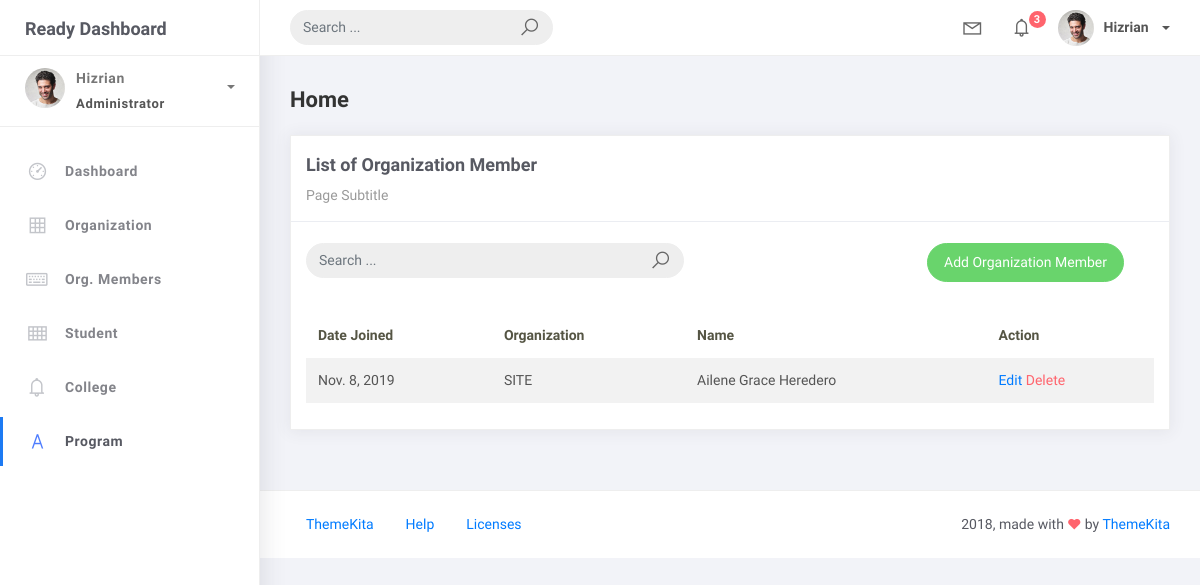
Before: /orgmember_list with the older database file.
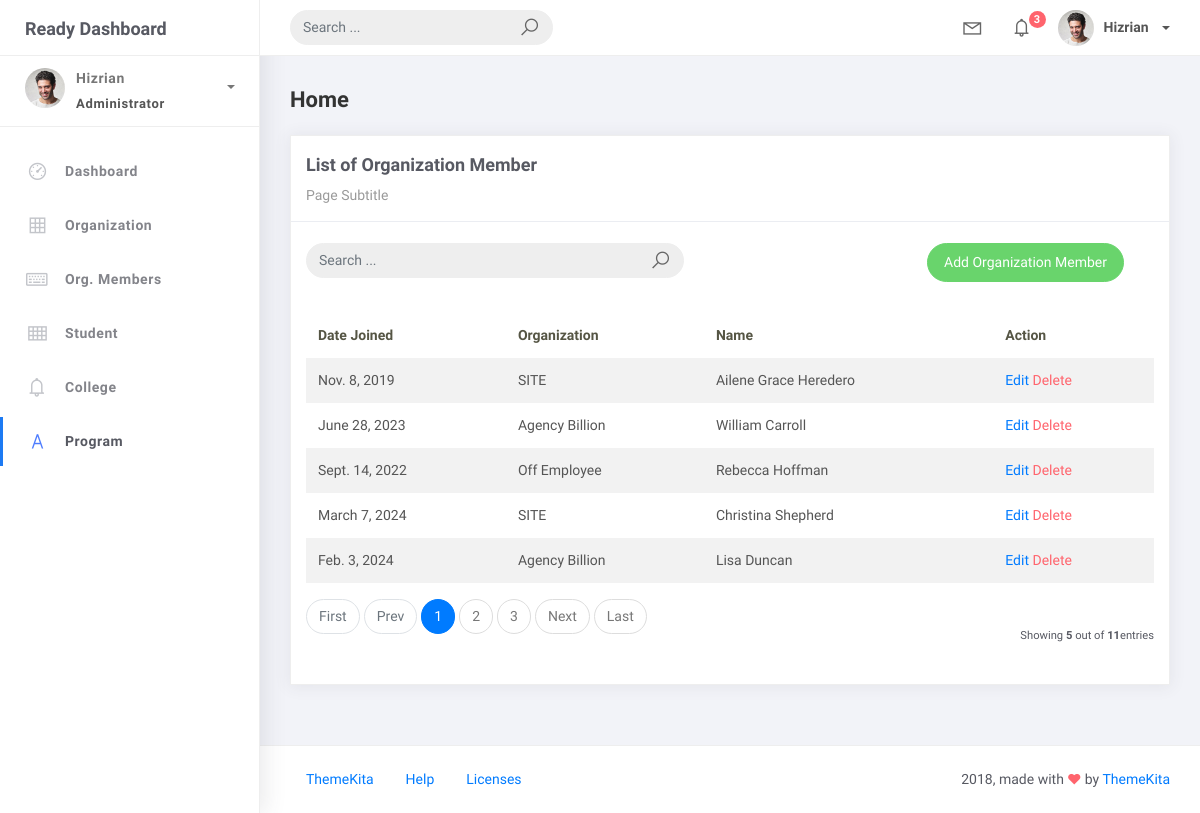
After: the same page with the newer database file.
### studentorg/models.py (models this page shows, shortened)
class BaseModel(models.Model):
    created_at = models.DateTimeField(auto_now_add=True, db_index=True)
    updated_at = models.DateTimeField(auto_now=True)
    class Meta:
        abstract = True

class OrgMember(BaseModel):
    student = models.ForeignKey(Student, on_delete=models.CASCADE)
    organization = models.ForeignKey(Organization, on_delete = models.CASCADE)
    date_joined = models.DateField()

class Organization(BaseModel):
    name = models.CharField(max_length=250)
    college = models.ForeignKey(
        College, null=True, blank=True, on_delete=models.CASCADE)
    description = models.CharField(max_length=500)

class Student(BaseModel):
    student_id = models.CharField(max_length=15)
    lastname = models.CharField(max_length=25)
    firstname = models.CharField(max_length=25)
    middlename = models.CharField(max_length=25, blank=True, null=True)
    program= models.ForeignKey(Program, on_delete = models.CASCADE)

### studentorg/views.py (the view)
# urls.py: path('orgmember_list', OrgMemberList.as_view(), name='orgmember-list'),
class OrgMemberList(ListView):
    model = OrgMember
    context_object_name = 'orgmember'
    template_name  = 'orgmember_list.html'
    paginate_by = 5
    def get_context_data(self, **kwargs):
        context = super().get_context_data(**kwargs)
        context['organization_list'] = Organization.objects.all()
        return context
    def get_queryset(self, *args, **kwargs):
         qs = super(OrgMemberList, self).get_queryset(*args, **kwargs)
         if self.request.GET.get("q") != None:
             query = self.request.GET.get('q')
             qs = qs = qs.filter(Q(date_joined__icontains=query) |
                           Q(organization__name__icontains=query) | Q(student__firstname__icontains=query) | Q(student__lastname__icontains=query))
         return qs

### templates/orgmember_list.html
{% extends 'base.html' %} {%load static %} {% block content %}
<div class="content">
    <div class="container-fluid">
        <h4 class="page-title">Home</h4>
        <div class="row">
            <div class="col-md-12">
                <div class="card">
                    <div class="card-header">
                        <div class="card-title">List of Organization Member</div>
                        <div class="card-category">Page Subtitle</div>
                    </div>
                    <br />
                    <div class="col-md-12 row">
                        <div class="col-md-6">
                            <form class="navbar-left navbar-form nav-search mr-md-3"
                                action="{% url 'orgmember-list' %}">
                                <div class="input-group">
                                    <input type="text" placeholder="Search ..." class="form-control" name="q" />
                                    <div class="input-group-append">
                                        <span class="input-group-text">
                                            <i class="la la-search search-icon"></i>
                                        </span>
                                    </div>
                                </div>
                            </form>
                        </div>
                        <div class="col-md-6">
                            <div class="pull-right">
                                <a href="{% url 'orgmember-add' %}" class="btn btn-success btn-rounded">Add Organization
                                    Member</a>
                            </div>
                        </div>
                    </div>
                    <div class="card-body">
                        <table class="table table-striped mt-3">
                            <thead>
                                <tr>
                                    <th scope="col">Date Joined</th>
                                    <th scope="col">Organization</th>
                                    <th scope="col">Name</th>
                                    <th scope="col">Action</th>
                                </tr>
                            </thead>
                            <tbody>
                                {% for object in object_list %}
                                <tr>
                                    <td>{{ object.date_joined }}</td>
                                    <td>{{ object.organization.name}}</td>
                                    <td>{{ object.student.firstname }} {{ object.student.lastname }}</td>
                                    <td>
                                        <a href="orgmember_list/{{ object.id }}">Edit</a>
                                        <a href="orgmember_list/{{ object.id }}/delete" class="text-danger">Delete</a>
                                    </td>
                                </tr>
                                {% empty %}
                                <tr>
                                    <td colspan="4" style="text-align: center">
                                        <p class="text-sm font-weight-bold mb-0">No Records Found</p>
                                    </td>
                                </tr>
                                {% endfor %}
                            </tbody>
                        </table>
                        {% include 'includes/pagination.html' %}
                    </div>
                </div>
            </div>
        </div>
    </div>
</div>
{% endblock %}

### templates/base.html (shortened to what this page needs)
{% load static %}
<!DOCTYPE html>
<html>
<head>
    <link rel="stylesheet" href="{% static 'css/bootstrap.min.css' %}">
    <link rel="stylesheet" href="{% static 'css/ready.css' %}">
    <link rel="stylesheet" href="{% static 'css/demo.css' %}">
</head>
<body>
    <div class="wrapper">
        <div class="main-header">
            <div class="logo-header">
                <a href="index.html" class="logo">
                    Ready Dashboard
                </a>
            </div>
            <nav class="navbar navbar-header navbar-expand-lg">
                <div class="container-fluid">
                    <form class="navbar-left navbar-form nav-search mr-md-3" action="">
                        <div class="input-group">
                            <input type="text" placeholder="Search ..." class="form-control">
                            <div class="input-group-append">
                                <span class="input-group-text">
                                    <i class="la la-search search-icon"></i>
                                </span>
                            </div>
                        </div>
                    </form>
                    <ul class="navbar-nav topbar-nav ml-md-auto align-items-center">
                        <li class="nav-item dropdown hidden-caret">
                            <a class="nav-link dropdown-toggle" href="#" id="navbarDropdown" role="button"
                                data-toggle="dropdown" aria-haspopup="true" aria-expanded="false">
                                <i class="la la-envelope"></i>
                            </a>
                        </li>
                        <li class="nav-item dropdown hidden-caret">
                            <a class="nav-link dropdown-toggle" href="#" id="navbarDropdown" role="button"
                                data-toggle="dropdown" aria-haspopup="true" aria-expanded="false">
                                <i class="la la-bell"></i>
                                <span class="notification">3</span>
                            </a>
                        </li>
                        <li class="nav-item dropdown">
                            <a class="dropdown-toggle profile-pic" data-toggle="dropdown" href="#"
                                aria-expanded="false"> <img src="{% static 'img/profile.jpg' %}" alt="user-img"
                                    width="36" class="img-circle"><span>Hizrian</span></span> </a>
                        </li>
                    </ul>
                </div>
            </nav>
        </div>
        <div class="sidebar">
            <div class="scrollbar-inner sidebar-wrapper">
                <div class="user">
                    <div class="photo">
                        <img src="{% static 'img/profile.jpg' %}">
                    </div>
                    <div class="info">
                        <a class="" data-toggle="collapse" href="#collapseExample" aria-expanded="true">
                            <span>
                                Hizrian
                                <span class="user-level">Administrator</span>
                                <span class="caret"></span>
                            </span>
                        </a>
                    </div>
                </div>
                <ul class="nav">
                    <li class="nav-item">
                        <a href="index.html">
                            <i class="la la-dashboard"></i>
                            <p>Dashboard</p>
                        </a>
                    </li>
                    <li class="nav-item">
                        <a href="{% url 'organization-list' %}">
                            <i class="la la-table"></i>
                            <p>Organization</p>
                        </a>
                    </li>
                    <li class="nav-item">
                        <a href="{% url 'orgmember-list' %}">
                            <i class="la la-keyboard-o"></i>
                            <p>Org. Members</p>
                        </a>
                    </li>
                    <li class="nav-item">
                        <a href="{% url 'student-list' %}">
                            <i class="la la-th"></i>
                            <p>Student</p>
                        </a>
                    </li>
                    <li class="nav-item">
                        <a href="{% url 'college-list' %}">
                            <i class="la la-bell"></i>
                            <p>College</p>
                        </a>
                    </li>
                    <li class="nav-item active">
                        <a href="{% url 'program-list' %}">
                            <i class="la la-font"></i>
                            <p>Program</p>
                        </a>
                    </li>
                </ul>
            </div>
        </div>
        <div class="main-panel">
            {% block content %}
            {% endblock %}
            <footer class="footer">
                <div class="container-fluid">
                    <nav class="pull-left">
                        <ul class="nav">
                            <li class="nav-item">
                                <a class="nav-link" href="http://www.themekita.com">
                                    ThemeKita
                                </a>
                            </li>
                            <li class="nav-item">
                                <a class="nav-link" href="#">
                                    Help
                                </a>
                            </li>
                            <li class="nav-item">
                                <a class="nav-link" href="https://themewagon.com/license/#free-item">
                                    Licenses
                                </a>
                            </li>
                        </ul>
                    </nav>
                    <div class="copyright ml-auto">
                        2018, made with <i class="la la-heart heart text-danger"></i> by <a
                            href="http://www.themekita.com">ThemeKita</a>
                    </div>
                </div>
            </footer>
        </div>
    </div>
</body>
</html>

### templates/includes/pagination.html (shortened to what this page needs)
{%if is_paginated %}
<div class="card-foorter px-0 border-0 d-flex flex-column flex-lg-row align-items-center justify-content-between mt-3">
    <nav aria-label="Topics pagination" class="mb-4">
        <ul class="pagination">
            {% if page_obj.number > 1 %}
            <li class="page-item">
                <a class="page-link" href="?page=1">First</a>
            </li>
            {% else %}
            <li class="page-item disabled">
                <span class="page-link">First</span>
            </li>
            {% endif %} {% if page_obj.has_previous %}
            <li class="page-item">
                <a class="page-link" href="?page={{ page_obj.previous_page_number}}">Prev</a>"
            </li>
            {% else %}
            <li class="page-item disabled">
                <span class="page-link">Prev</span>
            </li>
            {% endif %} {% for page_num in paginator.page_range %} {% if page_obj.number == page_num%}
            <li class="page-item active ">
                <span class="page-link">
                    {{ page_num}}
                </span>
            </li>
            {% elif page_num > page_obj.number|add:'-3' and page_num < page_obj.number|add:'3' %} <li class="page-item">
                <a class="page-link" href="?page={{ page_num }}">{{ page_num }}</a>
                </li>
                {% endif %} {% endfor %} {% if page_obj.has_next %}
                <li class="page-item">
                    <a class="page-link" href="?page={{ page_obj.next_page_number }} ">Next</a>
                </li>
                {% else %}
                <li class="page-item disabled">
                    <span class="page-link">Next</span>
                </li>
                {% endif %} {% if page_obj.number != paginator.num_page %}
                <li class="page-item">
                    <a class="page-link" href="?page={{ paginator.num_pages }}">Last</a>
                </li>
                {% else %}
                <li class="page-item disabled">
                    <span class="page-link">Last</span>
                </li>
                {% endif %}
        </ul>
    </nav>
    <div class="fw-normal small mt-4 mt-lg-0">Showing <b> {{object_list.count}}</b> out of
        <b>{{paginator.count}}</b>entries
    </div>
</div>
{% endif %}

Changed rows visible on the page:
added OrgMember: date_joined "June 28, 2023", organization.name "Agency Billion", student.firstname "William", student.lastname "Carroll"
added OrgMember: date_joined "Sept. 14, 2022", organization.name "Off Employee", student.firstname "Rebecca", student.lastname "Hoffman"
added OrgMember: date_joined "March 7, 2024", organization.name "SITE", student.firstname "Christina", student.lastname "Shepherd"
added OrgMember: date_joined "Feb. 3, 2024", organization.name "Agency Billion", student.firstname "Lisa", student.lastname "Duncan"
Other visible differences:
{{ object_list.count }}: (not shown) → "5"
{{ paginator.count }}: (not shown) → "11"
text now shown: "First Prev Next Last Showing out of entries"
new list line: "1"
new list line: "2"
new list line: "3"
